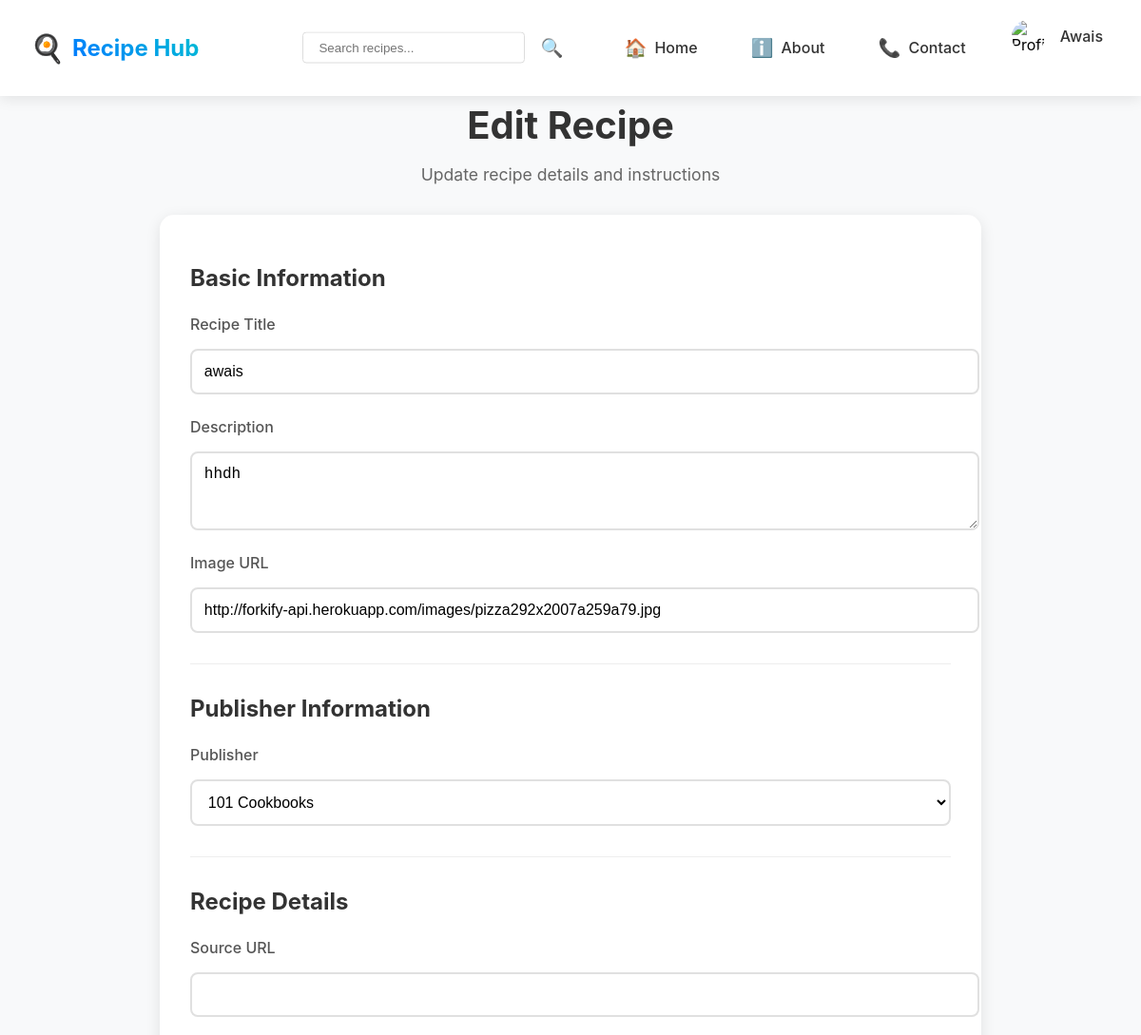
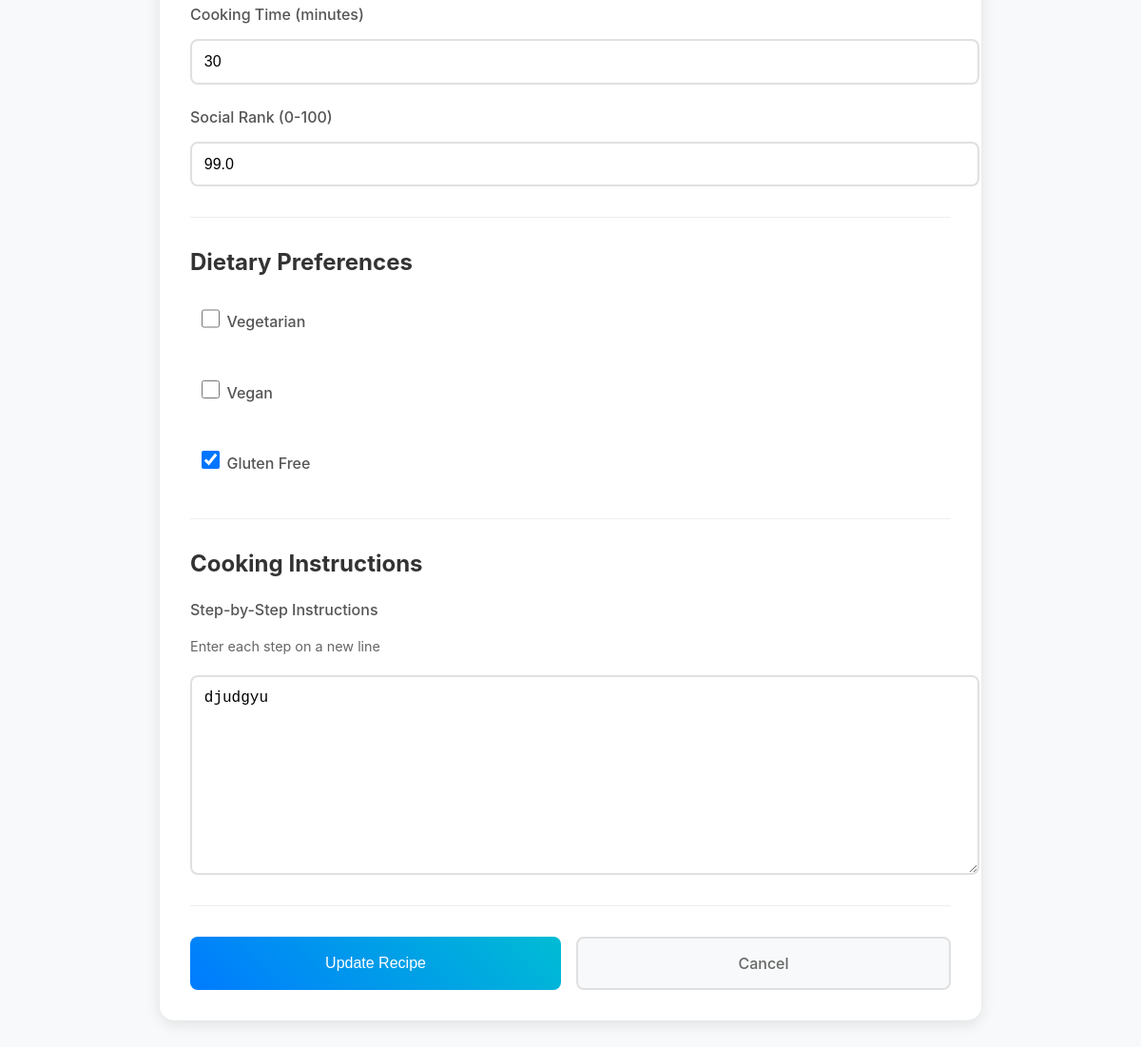
/recipe/10/edit/ (signed in), run on the app's committed database (2 pictures, top to bottom).
### app/models.py (models this page shows, shortened)
class User(AbstractUser):
    profile_picture = models.ImageField(upload_to='profile_pics/', null=True, blank=True)
    role = models.ForeignKey(Role, on_delete=models.CASCADE)
    objects = CustomUserManager()
    @property
    def profile_picture_url(self):
        if self.profile_picture and hasattr(self.profile_picture, 'url'):
            return self.profile_picture.url
        return '/static/assets/image.jpg'

class Recipe(models.Model):
    title = models.CharField(max_length=100)
    source_url = models.CharField(max_length=255)
    social_rank = models.FloatField()
    image_url = models.CharField(max_length=255)
    recipe_id = models.CharField(max_length=100)
    publisher = models.ForeignKey(Publisher, on_delete=models.CASCADE)
    created_by = models.ForeignKey(User, on_delete=models.CASCADE)
    created_at = models.DateTimeField(default=timezone.now)
    updated_at = models.DateTimeField(auto_now=True)
    is_vegetarian = models.BooleanField(default=False)
    is_vegan = models.BooleanField(default=False)
    is_gluten_free = models.BooleanField(default=False)
    cooking_time = models.IntegerField(default=0)
    description = models.TextField(blank=True)
    class Meta:
        ordering = ['-created_at']

class Publisher(models.Model):
    publisher_name = models.CharField(max_length=100)
    publisher_url = models.CharField(max_length=255)

class RecipeMethod(models.Model):
    recipe = models.ForeignKey(Recipe, on_delete=models.CASCADE, related_name='methods')
    step_number = models.IntegerField()
    instruction = models.TextField()
    class Meta:
        ordering = ['step_number']

### app/views.py (the view, shortened to what this page needs)
# urls.py: path('recipe/<int:recipe_id>/edit/', views.edit_recipe, name='edit_recipe'),
@login_required
@admin_required
def edit_recipe(request, recipe_id):
    recipe = get_object_or_404(Recipe, id=recipe_id)
    publishers = Publisher.objects.all()
    methods = recipe.methods.all().order_by('step_number')
    return render(request, 'edit-recipe.html', {
        'recipe': recipe,
        'publishers': publishers,
        'methods': methods
    })

### app/views.py (called while the page is built)
def admin_required(view_func):
    @wraps(view_func)
    def _wrapped_view(request, *args, **kwargs):
        if not request.user.is_authenticated or not request.user.role.role_name == 'admin':
            messages.error(request, 'You do not have permission to access this page.')
            return redirect('home')
        return view_func(request, *args, **kwargs)
    return _wrapped_view

### templates/edit-recipe.html (shortened to what this page needs)
{% extends 'base.html' %}
{% load static %}
{% block extra_css %}
<link rel="stylesheet" href="{% static 'css/index.css' %}">
<link rel="stylesheet" href="{% static 'css/common.css' %}">
<link rel="stylesheet" href="{% static 'css/App.css' %}">
<link rel="stylesheet" href="{% static 'css/components/NavBar.css' %}">
<link rel="stylesheet" href="{% static 'css/pages/AddRecipe.css' %}">
{% endblock %}
{% block content %}
<div class="edit-recipe-container">
    <div class="edit-recipe-header">
        <h1>Edit Recipe</h1>
        <p class="subtitle">Update recipe details and instructions</p>
    </div>
    <form method="post" class="edit-recipe-form">
        <div class="form-section">
            <h2>Basic Information</h2>
            <div class="form-group">
                <label for="title">Recipe Title</label>
                <input type="text" id="title" name="title" value="{{ recipe.title }}" required>
            </div>
            <div class="form-group">
                <label for="description">Description</label>
                <textarea id="description" name="description" rows="3" required>{{ recipe.description }}</textarea>
            </div>
            <div class="form-group">
                <label for="image_url">Image URL</label>
                <input type="url" id="image_url" name="image_url" value="{{ recipe.image_url }}" required>
            </div>
        </div>
        <div class="form-section">
            <h2>Publisher Information</h2>
            <div class="form-group">
                <label for="publisher">Publisher</label>
                <select id="publisher" name="publisher" required>
                    {% for pub in publishers %}
                    <option value="{{ pub.id }}" {% if pub.id == recipe.publisher.id %}selected{% endif %}>
                        {{ pub.publisher_name }}
                    </option>
                    {% endfor %}
                </select>
            </div>
        </div>
        <div class="form-section">
            <h2>Recipe Details</h2>
            <div class="form-group">
                <label for="source_url">Source URL</label>
                <input type="url" id="source_url" name="source_url" value="{{ recipe.source_url }}" required>
            </div>
            <div class="form-group">
                <label for="cooking_time">Cooking Time (minutes)</label>
                <input type="number" id="cooking_time" name="cooking_time" min="0" value="{{ recipe.cooking_time }}" required>
            </div>
            <div class="form-group">
                <label for="social_rank">Social Rank (0-100)</label>
                <input type="number" id="social_rank" name="social_rank" min="0" max="100" step="0.1" value="{{ recipe.social_rank }}" required>
            </div>
        </div>
        <div class="form-section">
            <h2>Dietary Preferences</h2>
            <div class="form-group checkbox-group">
                <label class="checkbox-label">
                    <input type="checkbox" name="is_vegetarian" id="is_vegetarian" {% if recipe.is_vegetarian %}checked{% endif %}>
                    Vegetarian
                </label>
                <label class="checkbox-label">
                    <input type="checkbox" name="is_vegan" id="is_vegan" {% if recipe.is_vegan %}checked{% endif %}>
                    Vegan
                </label>
                <label class="checkbox-label">
                    <input type="checkbox" name="is_gluten_free" id="is_gluten_free" {% if recipe.is_gluten_free %}checked{% endif %}>
                    Gluten Free
                </label>
            </div>
        </div>
        <div class="form-section">
            <h2>Cooking Instructions</h2>
            <div class="form-group">
                <label for="recipe_methods">Step-by-Step Instructions</label>
                <p class="help-text">Enter each step on a new line</p>
                <textarea id="recipe_methods" name="recipe_methods" rows="10" required>{% for method in methods %}{{ method.instruction }}
{% endfor %}</textarea>
            </div>
        </div>
        <div class="form-actions">
            <button type="submit" class="submit-button">Update Recipe</button>
            <a href="{% url 'recipe_detail' recipe.id %}" class="cancel-button">Cancel</a>
        </div>
    </form>
</div>
{% endblock %}

### templates/base.html (shortened to what this page needs)
<!DOCTYPE html>
<html lang="en">
<head>
    {% load static %}
    <link rel="stylesheet" href="{% static 'css/index.css' %}">
    <link rel="stylesheet" href="{% static 'css/common.css' %}">
    <link rel="stylesheet" href="{% static 'css/App.css' %}">
    <link rel="stylesheet" href="{% static 'css/components/NavBar.css' %}">
    <link rel="stylesheet" href="{% static 'css/pages/AddRecipe.css' %}">
    <link rel="stylesheet" href="{% static 'css/pages/Login.css' %}">
    <link rel="stylesheet" href="{% static 'css/pages/Profile.css' %}">
    <link rel="stylesheet" href="{% static 'css/pages/RecipeDetail.css' %}">
    {% block extra_css %}{% endblock %}
</head>
<body>
    <nav class="navbar">
        <div class="nav-brand">
            <a href="{% url 'home' %}">
                <span class="brand-icon">🍳</span>
                <span class="brand-text">Recipe Hub</span>
            </a>
        </div>
        <div class="nav-links">
            <div class="search-container">
                <form action="{% url 'home' %}" method="get" class="search-form">
                    <input type="text" name="search" placeholder="Search recipes..." class="nav-search-input" value="{{ request.GET.search }}">
                    <button type="submit" class="search-toggle">
                        <span class="nav-icon">🔍</span>
                    </button>
                </form>
            </div>
            <a href="{% url 'home' %}" class="nav-link">
                <span class="nav-icon">🏠</span>
                <span>Home</span>
            </a>
            <a href="{% url 'about' %}" class="nav-link">
                <span class="nav-icon">ℹ️</span>
                <span>About</span>
            </a>
            <a href="{% url 'contact' %}" class="nav-link">
                <span class="nav-icon">📞</span>
                <span>Contact</span>
            </a>
            {% if user.is_authenticated %}
                <div class="user-profile">
                    <img src="{{ user.profile_picture_url }}" alt="Profile" class="profile-picture">
                    <span class="username">{{ user.first_name|default:user.username }}</span>
                </div>
            {% else %}
                <a href="{% url 'login' %}" class="login-button">
                    <span class="nav-icon">👤</span>
                    Login
                </a>
            {% endif %}
        </div>
    </nav>
    {% block content %}{% endblock %}
</body>
</html>

### static/css/index.css (style rules this page uses)
body { margin: 0; font-family: -apple-system, BlinkMacSystemFont, 'Segoe UI', 'Roboto', 'Oxygen', 'Ubuntu', 'Cantarell', 'Fira Sans', 'Droid Sans', 'Helvetica Neue', sans-serif; -webkit-font-smoothing: antialiased; -moz-osx-font-smoothing: grayscale; }

### static/css/App.css (style rules this page uses)
.user-profile { display: flex; justify-content: space-between; align-items: center; margin-bottom: 1.5rem; }
.profile-picture { width: 50px; height: 50px; border-radius: 50%; object-fit: cover; }
.navbar { background: rgba(255, 255, 255, 0.95); backdrop-filter: blur(10px); padding: 0.8rem 2rem; display: flex; justify-content: space-between; align-items: center; position: fixed; top: 0; left: 0; right: 0; z-index: 1000; box-shadow: 0 2px 15px rgba(0,0,0,0.1); }
.nav-brand a { display: flex; align-items: center; gap: 0.5rem; text-decoration: none; }
.brand-icon { font-size: 1.8rem; }
.brand-text { font-size: 1.5rem; font-weight: 700; background: linear-gradient(45deg, #007bff, #00bcd4); -webkit-background-clip: text; -webkit-text-fill-color: transparent; }
.nav-link { display: flex; align-items: center; gap: 0.5rem; padding: 0.5rem 1rem; border-radius: 8px; transition: all 0.3s ease; }
.nav-icon { font-size: 1.2rem; }
.nav-links { display: flex; align-items: center; gap: 2rem; }
.nav-links a { color: #333; text-decoration: none; font-weight: 500; transition: color 0.2s; }
.search-container { position: relative; display: flex; align-items: center; }
.search-toggle { background: none; border: none; font-size: 1.2rem; cursor: pointer; padding: 0.5rem; transition: opacity 0.2s; }
.nav-search-input { position: absolute; right: 100%; top: 50%; transform: translateY(-50%); width: 0; padding: 0.5rem; border: 1px solid #ddd; border-radius: 4px; margin-right: 0.5rem; animation: slideIn 0.3s forwards; }
.nav-links { display: flex; align-items: center; gap: 1.5rem; }
.search-toggle { background: none; border: none; font-size: 1.2rem; cursor: pointer; padding: 0.5rem; transition: all 0.3s ease; }
.nav-search-input { padding: 0.8rem 1.2rem; border: 2px solid #e0e0e0; border-radius: 25px; width: 250px; transition: all 0.3s ease; background: white; }

### static/css/components/NavBar.css (style rules this page uses)
.navbar { background: rgba(255, 255, 255, 0.95); backdrop-filter: blur(10px); padding: 0.8rem 2rem; display: flex; justify-content: space-between; align-items: center; position: fixed; top: 0; left: 0; right: 0; z-index: 1000; box-shadow: 0 2px 15px rgba(0,0,0,0.1); }
.nav-brand { display: flex; align-items: center; }
.nav-brand a { text-decoration: none; color: #333; font-size: 1.5rem; font-weight: bold; display: flex; align-items: center; gap: 0.5rem; }
.brand-icon { font-size: 1.8rem; }
.brand-text { background: linear-gradient(45deg, #007bff, #00bcd4); -webkit-background-clip: text; -webkit-text-fill-color: transparent; }
.nav-links { display: flex; align-items: center; gap: 1.5rem; position: relative; }
.nav-link { text-decoration: none; color: #666; display: flex; align-items: center; gap: 0.5rem; transition: color 0.3s ease; white-space: nowrap; padding: 0.5rem 1rem; border-radius: 8px; }
.nav-icon { font-size: 1.2rem; }
.search-container { position: relative; display: flex; align-items: center; margin-right: 1rem; }
.search-toggle { background: none; border: none; cursor: pointer; padding: 0.5rem; transition: opacity 0.2s; display: flex; align-items: center; justify-content: center; }
.nav-search-input { padding: 0.5rem 1rem; border: 1px solid #ddd; border-radius: 4px; width: 200px; transition: all 0.3s ease; }
.user-profile { position: relative; cursor: pointer; padding: 0.5rem; border-radius: 8px; transition: all 0.3s ease; }
.profile-picture { width: 35px; height: 35px; border-radius: 50%; object-fit: cover; margin-right: 0.5rem; }
.username { color: #333; font-weight: 500; }

### static/css/pages/Profile.css (style rules this page uses)
.form-group { display: flex; flex-direction: column; gap: 0.5rem; }
.form-group label { font-weight: 600; color: #333; }
.form-group input { padding: 0.75rem; border: 1px solid #ddd; border-radius: 5px; font-size: 1rem; }
.form-actions { margin-top: 1rem; }
.user-profile { position: relative; display: flex; align-items: center; gap: 0.5rem; cursor: pointer; padding: 0.5rem; border-radius: 5px; transition: background-color 0.3s ease; }
.profile-picture { width: 32px; height: 32px; border-radius: 50%; object-fit: cover; }
.username { color: white; font-weight: 500; }

### data on the page
User: first_name "Awais"
Recipe: title "awais", description "hhdh", image_url "http://forkify-api.herokuapp.com/images/pizza292x2007a259a79.jpg", publisher "101 Cookbooks", cooking_time "30", social_rank "99.0", is_gluten_free "☑"
RecipeMethod: recipe_methods "djudgyu"
